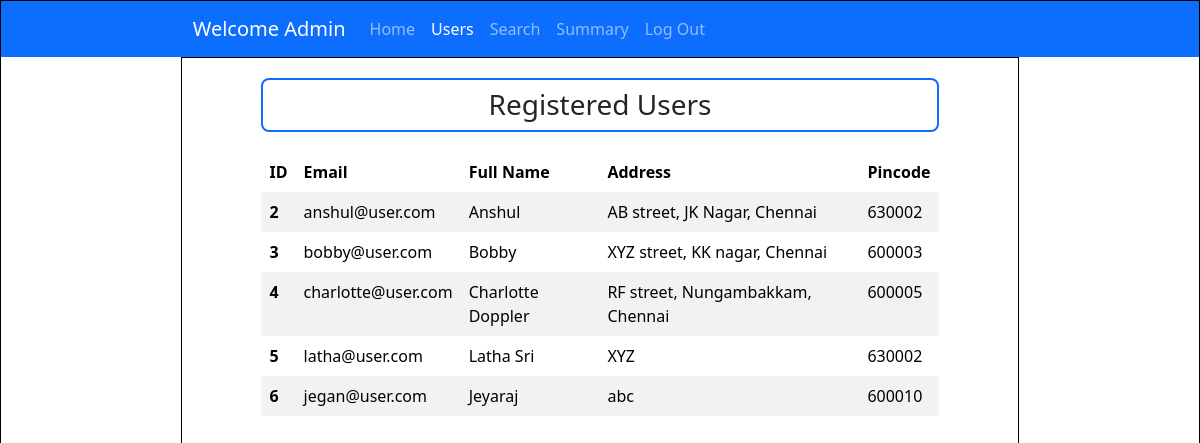
The page /admin_dashboard/users (signed in) on the database its author committed.
### controllers/models.py (models this page shows)
class User(db.Model, UserMixin):
    id = db.Column(db.Integer, primary_key=True)
    username = db.Column(db.String, unique=True, nullable = False)
    password = db.Column(db.String, nullable=False)
    name = db.Column(db.String, nullable=False)
    address = db.Column(db.String, nullable=False)
    type = db.Column(db.String, default="general")
    pincode = db.Column(db.String(6), nullable=False)
    reservations = db.relationship('Reservation', backref='user')

### controllers/controller.py (the view)
@app.route('/admin_dashboard/users')
@login_required
def admin_users():
    user_list = User.query.filter_by(type="general")
    return render_template("admin_users.html", user=current_user, list = user_list)

### app.py (called while the page is built)
@login_manager.user_loader
def load_user(user_id):
    return User.query.get(int(user_id))

### templates/admin_users.html (shortened to what this page needs)
<!DOCTYPE html>
<html lang="en">
<head>
    <link href="https://cdn.jsdelivr.net/npm/bootstrap@5.3.6/dist/css/bootstrap.min.css" rel="stylesheet"
>
    <link rel="stylesheet" href="../static/style.css">
</head>
<body>
    <div id="main">
        <nav class="navbar navbar-expand-lg bg-primary" data-bs-theme="dark">
            <div class="container-fluid">
                <a class="navbar-brand" href="#">Welcome {{user.name}}</a>
                <div class="collapse navbar-collapse" id="navbarNavAltMarkup">
                    <div class="navbar-nav">
                        <a class="nav-link" href="/admin_dashboard">Home</a>
                        <a class="nav-link active" aria-current="page" href="#">Users</a>
                        <a class="nav-link" href="#">Search</a>
                        <a class="nav-link" href="#">Summary</a>
                        <a class="nav-link" href="/login">Log Out</a>
                    </div>
                </div>
            </div>
        </nav>
        <div id="canvas">
            <div class="h3 text-center pt-2 pb-2 rounded-3 border border-2 border-primary" style="margin: auto; width: 85%;">Registered Users</div>
            <table class="table table-striped table-borderless" style="margin: auto; width: 85%; border: 2px; margin-top: 20px;">
                <thead>
                    <tr>
                        <th scope="col">ID</th>
                        <th scope="col">Email</th>
                        <th scope="col">Full Name</th>
                        <th scope="col">Address</th>
                        <th scope="col">Pincode</th>
                    </tr>
                </thead>
                <tbody>
                    {% for user in list %}
                    <tr>
                        <th scope="row">{{ user.id }}</th>
                        <td>{{ user.username }}</td>
                        <td>{{ user.name }}</td>
                        <td>{{ user.address }}</td>
                        <td>{{ user.pincode }}</td>
                    </tr>
                    {% endfor %}
                </tbody>
            </table>
        </div>
    </div>
</body>
</html>

### static/style.css (style rules this page uses)
* { margin: 0px; }
#main, #canvas { border: 1px solid black; }
#canvas { width: 70%; margin: auto; height: auto; min-height: 760px; padding: 20px }
.navbar { padding-left: 15%; padding-right: 15%; }

### rows shown on the page
User: name "Admin"
User: id "2", username "anshul@user.com", name "Anshul", address "AB street, JK Nagar, Chennai", pincode "630002"
User: id "3", username "bobby@user.com", name "Bobby", address "XYZ street, KK nagar, Chennai", pincode "600003"
User: id "4", username "charlotte@user.com", name "Charlotte Doppler", address "RF street, Nungambakkam, Chennai", pincode "600005"
User: id "5", username "latha@user.com", name "Latha Sri", address "XYZ", pincode "630002"
User: id "6", username "jegan@user.com", name "Jeyaraj", address "abc", pincode "600010"
